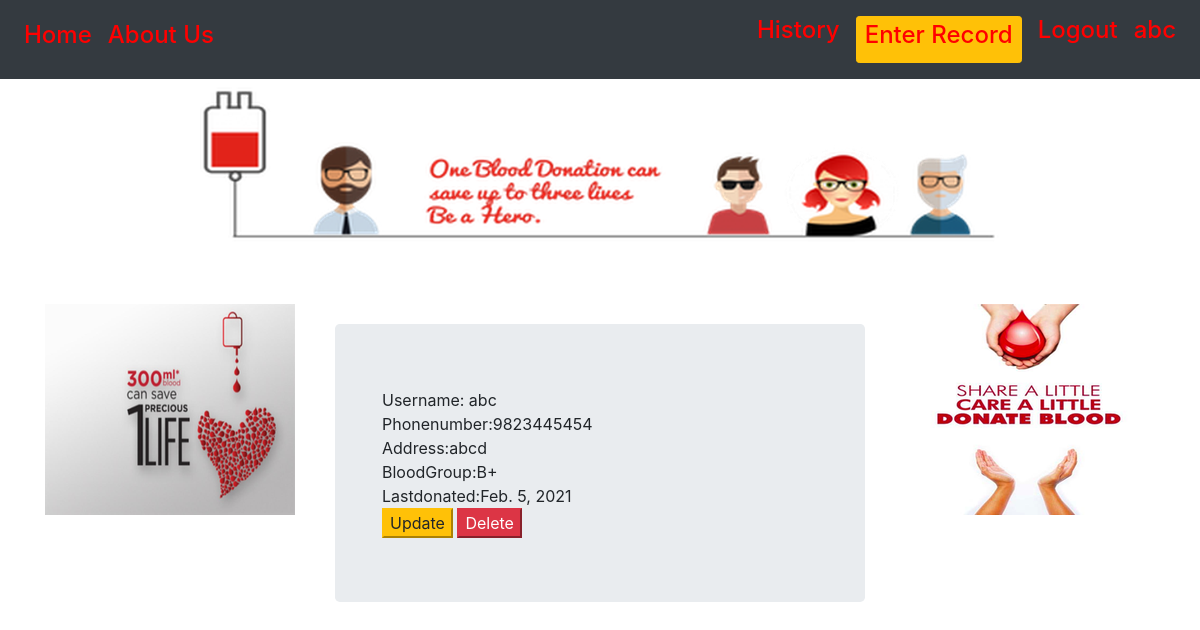
/profile/abc/13/ (signed in), run on the app's committed database.
### record/models.py (models this page shows, shortened)
class History(models.Model):
    user=models.ForeignKey('auth.User', on_delete=models.CASCADE)
    lastdonateddate = models.DateField(default=timezone.now())

### accounts/models.py (models this page shows, shortened)
class Donor(models.Model):
    user=models.OneToOneField('auth.User',on_delete=models.CASCADE)
    email=models.EmailField(unique=True)
    bloodgroup=models.CharField(choices=Blood_Group,max_length=3)
    phonenumber=models.CharField(max_length=10,unique=True)
    address = models.CharField(max_length=264)

### record/views.py (the view)
# urls.py: path('profile/<username>/<int:pk>/',views.ProfileDetailView.as_view(),name='historydetail'),
class ProfileDetailView(LoginRequiredMixin, SelectRelatedMixin, DetailView):
    model = History
    template_name='record/profiledetail.html'
    select_related=("user",)
    def get_queryset(self):
        queryset = super().get_queryset()
        return queryset.filter(user_id=self.request.user.id)

### record/templates/record/profiledetail.html
{% extends "mainbase.html" %}
{% block content %}
  <div class="jumbotron">
    <div class="col text-left ">
      <a>Username: {{history.user.username}} </a><br>
      <a>Phonenumber:{{history.user.donor.phonenumber}} </a><br>
      <a>Address:{{history.user.donor.address}} </a><br>
      <a>BloodGroup:{{history.user.donor.bloodgroup}} </a><br>
      <a>Lastdonated:{{history.lastdonateddate}}</a><br>
      <a href="{%url 'record:profileupdate' username=history.user pk=history.pk%}">
        <button type="button" class="btn-warning">Update</button>
      </a>
      <a href="{%url 'record:deletehistory' username=history.user pk=history.pk%}">
        <button type="button" class="btn-danger">Delete</button>
      </a>
    </div>
      </div>
{% endblock %}

### templates/mainbase.html (shortened to what this page needs)
<!DOCTYPE html>
  {% load static %}
  {% load bootstrap5 %}
<html lang="en" dir="ltr">
<head>
    <link rel="stylesheet" href="https://stackpath.bootstrapcdn.com/bootstrap/4.4.1/css/bootstrap.min.css">
    <link rel="stylesheet" href="{% static "record/style1.css" %}"/>
</head>
  <body>
    <nav class="navbar fixed-top navbar-expand bg-dark">
        <div class="nav navbar-nav ">
          <a class="nav-link" href="{% url "record:Home" %}"><h4>Home </h4></a>
          <a class="nav-link" href="#"> <h4>About Us </h4></a>
        </div>
        {% if user.is_authenticated %}
          <div class="nav navbar-nav ml-auto">
            <a class="nav-link" href="{% url 'record:historylist' %}" target="_blank"> <h4>History </h4></a>
            <a class ="nav-link" href="{% url 'record:createhistory' %}" target="_blank"> <button type="button" class='btn btn-sm btn-warning '><h4>Enter Record</h4> </button></a>
            <a class="nav-link" href="{% url 'accounts:logout' %}"> <h4>Logout </h4></a>
            <a class="nav-link"><h4 > {{request.user}} </h4></a>
        {% else %}
              <a class="nav-link " href="{% url 'accounts:signup' %}"> <button type="button" class='btn btn-sm btn-warning '><h4 >SignUp</h4></button></a>
              <a class="nav-link me-3" href="{% url 'accounts:login' %}"><h4>Login </h4> </a>
        </div>
        {% endif %}
    </nav>
    <div class="container mt-5 pt-4 text-center">
      <img class="img-fluid "src="{% static "image/bloodtop.png" %}" alt="">
      <div class=" mt-5 pt-2">
        <div class="row g-0">
          <div class="col-3 card-img">
            <img class="img-fluid float-left" src="{% static "image/bloodleft.png" %}" alt="fail">
          </div>
            <div class="card-body">
              {% block content %}
              {% endblock %}
            </div>
        <div class="col-3 card-img">
            <img class="img-fluid float-right"src="{% static "image/bloodright.png" %}" alt="">
        </div>
        </div>
      </div>
  </body>
</html>

### static/record/style1.css (style rules this page uses)
h4 { color: red; }

### data on the page
History: user.username "abc", user.donor.phonenumber "9823445454", user.donor.address "abcd", user.donor.bloodgroup "B+", lastdonateddate "Feb. 5, 2021"

### other printed values
{{ request.user }} "abc"
